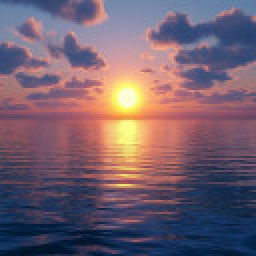
#> input picture LectureCode/Lec4_DFT_Python/sunset_128.jpg, 128 x 128 px (shown 2 times larger)
$ python xEnhanceSunset.py
#> lines starting #> are read from the running program, lines starting #| are printed output that depends on the picture
### LectureCode/Lec4_DFT_Python/dftdemo.py
"""
dftdemo.py
Shared helpers for the Lecture 4 (2D DFT) Python demos.

What is in here:
    sfigure          -> a numbered figure that does not steal focus
    imagesc          -> display an array, one cell per pixel, axis image
    nice3            -> a shaded surface plot of a 2D array
    load_image       -> read a JPEG as float in [0, 1], like im2double
    freq_lpf_2d      -> Gaussian lowpass filter built in the frequency domain
    freq_line_filt_2d-> Gaussian passband along the f_u axis
    dft_ticks        -> 0-based frequency axes, with and without fftshift
    drawnow          -> let the figures repaint inside a loop

Dependencies: numpy, matplotlib, pillow.  xPulseDet.py also needs opencv
(pip install opencv-python) to read the video.

Set the environment variable IMDEMO_SAVE to a directory to write every figure
to PNG instead of opening windows:
    IMDEMO_SAVE=figs python xCommonShapes_simple.py
Animated demos then run to completion and save their final frame.
"""

import os
from pathlib import Path

import matplotlib as mpl
import numpy as np
from PIL import Image

HERE = Path(__file__).resolve().parent
_SAVE_DIR = os.environ.get("IMDEMO_SAVE")
if _SAVE_DIR:
    mpl.use("Agg")

import matplotlib.pyplot as plt  # noqa: E402

# Dark background, to match the lecture slides.
plt.style.use("dark_background")
mpl.rcParams.update({
    "figure.figsize": (7.5, 5.5),
    "axes.grid": False,
    "image.interpolation": "nearest",
    "font.size": 12,
})

YEL = (1.0, 0.85, 0.15)


# ----------------------------------------------------------------------
# Files
# ----------------------------------------------------------------------
# [10 lines left out: function load_image, not called in this run]


# ----------------------------------------------------------------------
# Display
# ----------------------------------------------------------------------
def sfigure(n, figsize=None, projection=None):
    """Numbered figure, cleared and ready to draw on.  Returns (fig, ax).

    projection="3d" gives a 3D axes, for nice3().
    """
    fig = plt.figure(n, figsize=figsize)
    fig.clf()
    return fig, fig.add_subplot(111, projection=projection)


def imagesc(ax, img, clim=None, cmap="gray", **kw):
    """imagesc + axis image.  Handles 2D (with colormap) and HxWx3 (as colour).

    Complex input (straight out of ifft2) is shown as its real part.
    """
    img = np.asarray(img)
    if np.iscomplexobj(img):
        img = img.real
    if img.ndim == 3:
        h = ax.imshow(np.clip(img, 0, 1), aspect="equal", **kw)
    else:
        vmin, vmax = (None, None) if clim is None else clim
        h = ax.imshow(img, cmap=cmap, vmin=vmin, vmax=vmax, aspect="equal", **kw)
    ax.set_xticks([])
    ax.set_yticks([])
    return h


# [41 lines left out: functions nice3, dft_ticks, drawnow, not called in this run]


def show():
    """End of script: open the windows, or write PNGs if IMDEMO_SAVE is set."""
    if not _SAVE_DIR:
        plt.show()
        return
    os.makedirs(_SAVE_DIR, exist_ok=True)
    for n in plt.get_fignums():
        plt.figure(n).savefig(
            os.path.join(_SAVE_DIR, f"fig{n:02d}.png"), dpi=110)
    plt.close("all")


# ----------------------------------------------------------------------
# Frequency-domain filters
# ----------------------------------------------------------------------
def _freq_grid(shape):
    """f_v (rows) and f_u (cols) in cycles/sample, in fft2 order (DC at [0,0])."""
    rows, cols = shape[:2]
    fv = np.fft.fftfreq(rows)
    fu = np.fft.fftfreq(cols)
    return np.meshgrid(fv, fu, indexing="ij")


def freq_lpf_2d(shape, bw):
    """2D Gaussian lowpass filter in the frequency domain.

    bw is the 3 dB bandwidth in cycles/sample (0.5 is Nyquist).  H is real,
    the same size as the image and in fft2 order, so apply it as
        xf = ifft2(fft2(x) * H)
    """
    FV, FU = _freq_grid(shape)
    return 2.0 ** (-(FV**2 + FU**2) / (2 * bw**2))   # H = 1/sqrt(2) at |f| = bw


# [49 lines left out: functions freq_line_filt_2d, conjugate_partner, single_wave, disk_kernel, rotate_image, not called in this run]

### LectureCode/Lec4_DFT_Python/xEnhanceSunset.py
"""
xEnhanceSunset.py
Sharpening as a frequency-domain filter: keep everything, and boost the high
frequencies (1 + 2*(1 - LPF)).

try:
  a different bandwidth
  a different boost factor
  a plain lowpass filter, for blur
"""

import numpy as np
from PIL import Image

from dftdemo import HERE, freq_lpf_2d, imagesc, sfigure, show

im = Image.open(HERE / "sunset_128.jpg")
#> im is the input picture: PIL image 128x128 RGB; mean R, G, B 115.9, 95.6, 110.5
im = im.resize((im.width * 2, im.height * 2), Image.BICUBIC)   # imresize(x, 2)
#> im: PIL image 256x256 RGB
x = np.asarray(im, dtype=float)[:, :, 1] / 255.0                # green channel
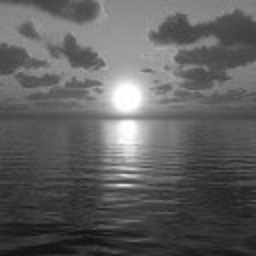
#> x: shape (256, 256) float64; min 0.0588, max 1, mean 0.375

H = freq_lpf_2d(x.shape, 0.1)
H = 1 - H            # highpass
H = 1 + 2 * H        # all of the image, plus twice its high frequencies

Xf = np.fft.fft2(x)
xf = np.fft.ifft2(Xf * H).real
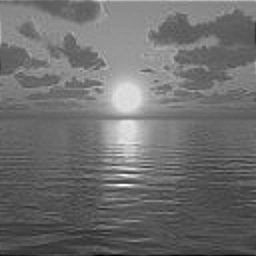
#> xf: shape (256, 256) float64; min -0.263, max 1.2, mean 0.375; drawn with min black and max white

fig, _ = sfigure(1, figsize=(11, 5.5))
fig.clf()

ax = fig.add_subplot(1, 2, 1)
imagesc(ax, x, [0, 1])
ax.set_title("Image")

ax = fig.add_subplot(1, 2, 2)
imagesc(ax, xf, [0, 1])
ax.set_title("Filtered Image")

show()
#> in show, `plt.show()`:
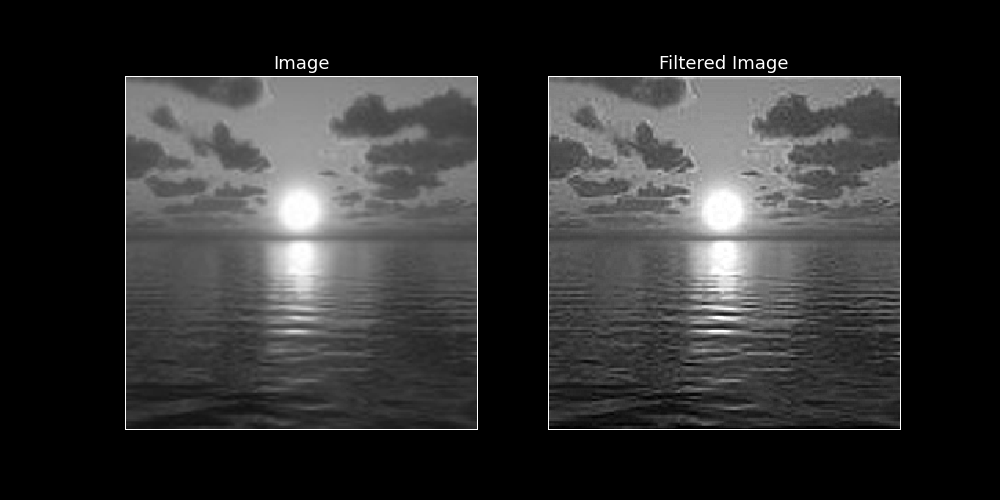
#> figure drawn by matplotlib, 2 panels

$ run again, with LectureCode/Lec4_DFT_Python/dirt.jpg copied over LectureCode/Lec4_DFT_Python/sunset_128.jpg
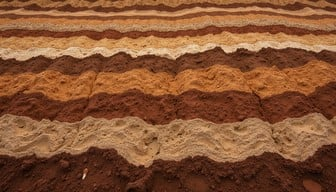
#> input picture LectureCode/Lec4_DFT_Python/dirt.jpg, 336 x 192 px
#> im is the input picture: PIL image 336x192 RGB; mean R, G, B 135.7, 84.1, 51.5
#> im: PIL image 672x384 RGB
#> `xf = np.fft.ifft2(Xf * H).real`:
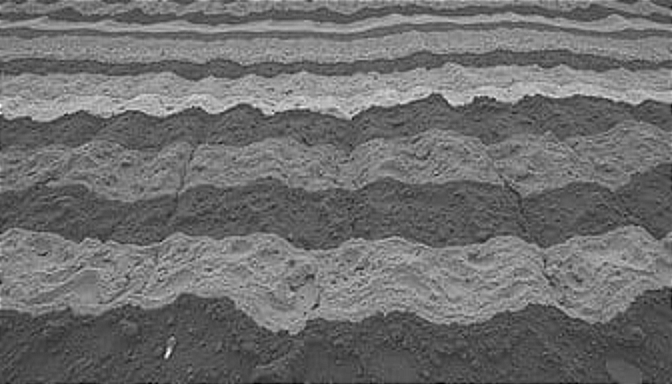
#> xf: shape (384, 672) float64; min -0.352, max 1.22, mean 0.33; drawn with min black and max white
#> in show, `plt.show()`:
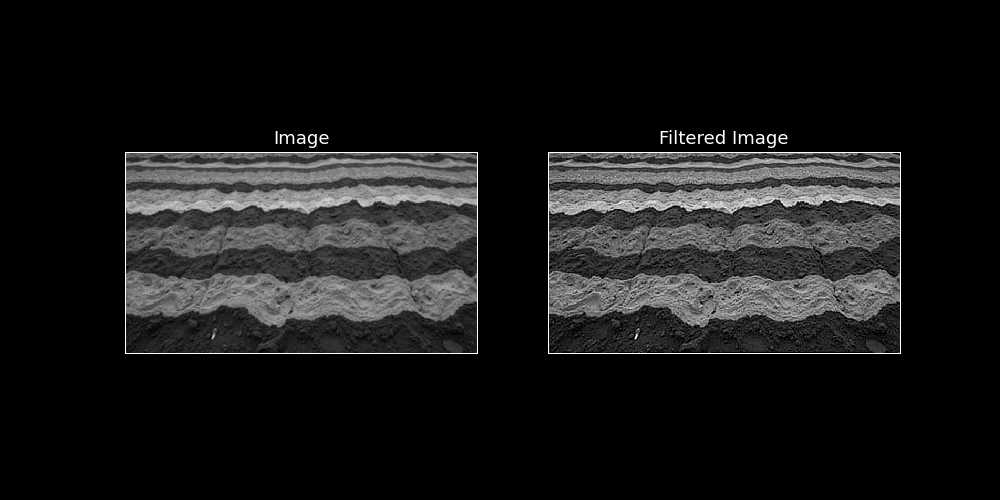
#> figure drawn by matplotlib, 2 panels
